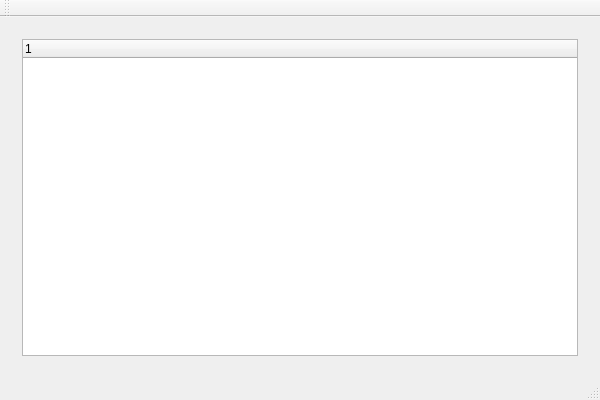
<?xml version="1.0" encoding="UTF-8"?>
<ui version="4.0">
 <class>QtWidgetsApplicationProcessClass</class>
 <widget class="QMainWindow" name="QtWidgetsApplicationProcessClass">
  <property name="geometry">
   <rect>
    <x>0</x>
    <y>0</y>
    <width>600</width>
    <height>400</height>
   </rect>
  </property>
  <property name="windowTitle">
   <string>QtWidgetsApplicationProcess</string>
  </property>
  <widget class="QWidget" name="centralWidget">
   <layout class="QHBoxLayout" name="horizontalLayout">
    <item>
     <widget class="QWidget" name="widget" native="true">
      <property name="autoFillBackground">
       <bool>true</bool>
      </property>
      <layout class="QGridLayout" name="gridLayout">
       <item row="0" column="0">
        <widget class="QTreeWidget" name="treeProcessWidget">
         <attribute name="headerVisible">
          <bool>true</bool>
         </attribute>
         <column>
          <property name="text">
           <string notr="true">1</string>
          </property>
         </column>
        </widget>
       </item>
      </layout>
     </widget>
    </item>
   </layout>
  </widget>
  <widget class="QMenuBar" name="menuBar">
   <property name="geometry">
    <rect>
     <x>0</x>
     <y>0</y>
     <width>600</width>
     <height>23</height>
    </rect>
   </property>
  </widget>
  <widget class="QToolBar" name="mainToolBar">
   <attribute name="toolBarArea">
    <enum>TopToolBarArea</enum>
   </attribute>
   <attribute name="toolBarBreak">
    <bool>false</bool>
   </attribute>
  </widget>
  <widget class="QStatusBar" name="statusBar"/>
 </widget>
 <layoutdefault spacing="6" margin="11"/>
 <resources>
  <include location="QtWidgetsApplicationProcess.qrc"/>
 </resources>
 <connections/>
</ui>
